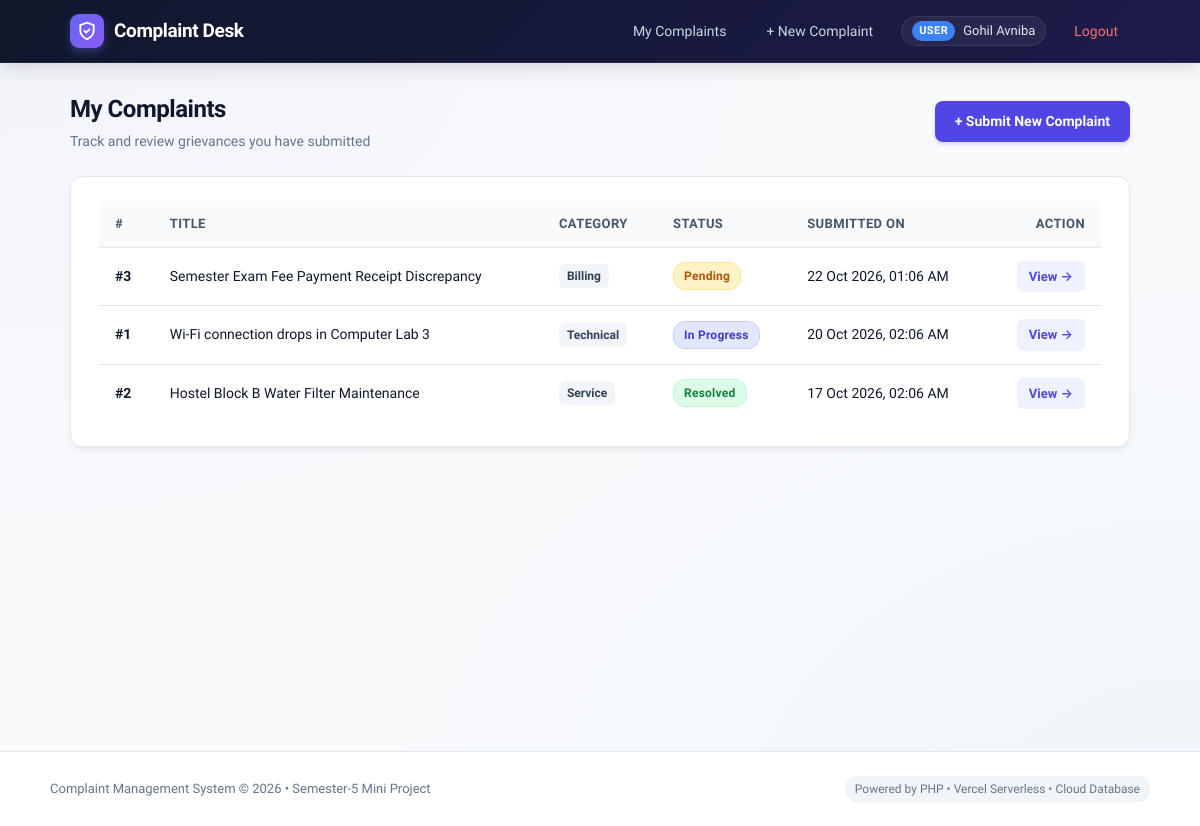
The page /user/dashboard.php (signed in) on the database its author committed.
### tables this page shows
CREATE TABLE complaints (
            id INTEGER PRIMARY KEY AUTOINCREMENT,
            user_id INTEGER NOT NULL,
            title TEXT NOT NULL,
            category TEXT NOT NULL,
            description TEXT NOT NULL,
            status TEXT NOT NULL DEFAULT "Pending",
            admin_remark TEXT NULL,
            created_at DATETIME DEFAULT CURRENT_TIMESTAMP,
            updated_at DATETIME DEFAULT CURRENT_TIMESTAMP,
            FOREIGN KEY (user_id) REFERENCES users(id) ON DELETE CASCADE
        );

### user/dashboard.php (the view, shortened to what this page needs)
<?php
require __DIR__ . "/../config.php";
$q = $pdo->prepare("SELECT * FROM complaints WHERE user_id = ? ORDER BY created_at DESC");
$q->execute([$_SESSION["user"]["id"]]);
$complaints = $q->fetchAll();
require __DIR__ . "/../includes/header.php";
?>
<div class="page-header">
  <div>
    <h2>My Complaints</h2>
    <p class="subtitle">Track and review grievances you have submitted</p>
  </div>
  <a class="btn" href="<?= BASE_URL ?>/user/submit.php">+ Submit New Complaint</a>
</div>
<div class="card">
<?php if (!$complaints): ?>
  <div class="empty-state">
    <div class="empty-icon">📂</div>
    <h3>No complaints submitted yet</h3>
    <p>If you are facing any service, technical or billing issues, file a complaint to get it resolved.</p>
    <a class="btn" href="<?= BASE_URL ?>/user/submit.php">File Your First Complaint</a>
  </div>
<?php else: ?>
  <div class="table-responsive">
    <table>
      <thead>
        <tr>
          <th>#</th>
          <th>Title</th>
          <th>Category</th>
          <th>Status</th>
          <th>Submitted On</th>
          <th style="text-align: right;">Action</th>
        </tr>
      </thead>
      <tbody>
        <?php foreach ($complaints as $c): ?>
        <tr>
          <td><strong>#<?= $c["id"] ?></strong></td>
          <td><?= e($c["title"]) ?></td>
          <td><span class="category-tag"><?= e($c["category"]) ?></span></td>
          <td><?= badge($c["status"]) ?></td>
          <td><?= e(date("d M Y, h:i A", strtotime($c["created_at"]))) ?></td>
          <td style="text-align: right;">
            <a class="btn-sm" href="<?= BASE_URL ?>/user/view.php?id=<?= $c["id"] ?>">View &rarr;</a>
          </td>
        </tr>
        <?php endforeach; ?>
      </tbody>
    </table>
  </div>
<?php endif; ?>
</div>
<?php require __DIR__ . "/../includes/footer.php"; ?>

### config.php (shortened to what this page needs)
<?php
function e($v) {
    return htmlspecialchars((string)$v, ENT_QUOTES, 'UTF-8');
}
function badge(string $status): string {
    $cls = strtolower(str_replace(' ', '-', $status));
    return '<span class="badge ' . $cls . '">' . e($status) . '</span>';
}

### assets/style.css (style rules this page uses)
:root { --primary: #4f46e5; --primary-hover: #4338ca; --primary-light: #eef2ff; --primary-border: #c7d2fe; --text-main: #0f172a; --text-muted: #64748b; --bg-page: #f8fafc; --card-bg: #ffffff; --border: #e2e8f0; --radius-sm: 8px; --radius: 12px; --radius-lg: 16px; --shadow-sm: 0 1px 2px 0 rgba(0, 0, 0, 0.05); --shadow: 0 4px 6px -1px rgba(15, 23, 42, 0.06), 0 2px 4px -2px rgba(15, 23, 42, 0.04); --shadow-lg: 0 12px 24px -4px rgba(15, 23, 42, 0.08), 0 4px 8px -2px rgba(15, 23, 42, 0.04); --font-family: 'Plus Jakarta Sans', -apple-system, BlinkMacSystemFont, 'Segoe UI', Roboto, sans-serif; }
* { box-sizing: border-box; }
body { margin: 0; font-family: var(--font-family); background-color: var(--bg-page); background-image: radial-gradient(at 0% 0%, rgba(99, 102, 241, 0.04) 0px, transparent 50%), radial-gradient(at 100% 100%, rgba(59, 130, 246, 0.04) 0px, transparent 50%); color: var(--text-main); line-height: 1.5; -webkit-font-smoothing: antialiased; }
.card { background: var(--card-bg); border: 1px solid var(--border); border-radius: var(--radius); padding: 24px 28px; box-shadow: var(--shadow); margin-bottom: 24px; }
.page-header { display: flex; justify-content: space-between; align-items: center; margin-bottom: 24px; flex-wrap: wrap; gap: 16px; }
.page-header h2 { margin: 0; font-size: 24px; font-weight: 800; letter-spacing: -0.02em; }
.subtitle { margin: 4px 0 0; color: var(--text-muted); font-size: 14px; }
.btn { display: inline-flex; align-items: center; justify-content: center; padding: 10px 20px; background: var(--primary); color: #ffffff; border: 0; border-radius: var(--radius-sm); font-weight: 600; font-size: 14px; cursor: pointer; text-decoration: none; transition: all 0.15s ease; box-shadow: 0 2px 4px rgba(79, 70, 229, 0.2); }
.btn-sm { display: inline-flex; align-items: center; padding: 6px 12px; background: var(--primary-light); color: var(--primary); border-radius: 6px; font-size: 13px; font-weight: 600; text-decoration: none; transition: all 0.15s ease; }
.table-responsive { overflow-x: auto; border-radius: var(--radius-sm); }
table { width: 100%; border-collapse: separate; border-spacing: 0; font-size: 14px; }
th, td { padding: 13px 16px; text-align: left; border-bottom: 1px solid var(--border); }
th { background: #f8fafc; color: #475569; font-weight: 700; font-size: 13px; text-transform: uppercase; letter-spacing: 0.03em; }
tr:last-child td { border-bottom: 0; }
.category-tag { display: inline-block; background: #f1f5f9; color: #334155; font-size: 12px; font-weight: 600; padding: 3px 8px; border-radius: 6px; }
.badge { display: inline-block; padding: 4px 10px; border-radius: 12px; font-size: 12px; font-weight: 700; letter-spacing: 0.02em; }
.badge.pending { background: #fef3c7; color: #b45309; border: 1px solid #fde68a; }
.badge.in-progress { background: #e0e7ff; color: #4338ca; border: 1px solid #c7d2fe; }
.badge.resolved { background: #dcfce7; color: #15803d; border: 1px solid #bbf7d0; }

### rows shown on the page
complaints: id "3", title "Semester Exam Fee Payment Receipt Discrepancy", category "Billing", status "Pending", created_at "22 Oct 2026, 01:06 AM"
complaints: id "1", title "Wi-Fi connection drops in Computer Lab 3", category "Technical", status "In Progress", created_at "20 Oct 2026, 02:06 AM"
complaints: id "2", title "Hostel Block B Water Filter Maintenance", category "Service", status "Resolved", created_at "17 Oct 2026, 02:06 AM"

### other values the page prints
$_SESSION["user"]["role"] "USER"
$_SESSION["user"]["name"] "Gohil Avniba"
